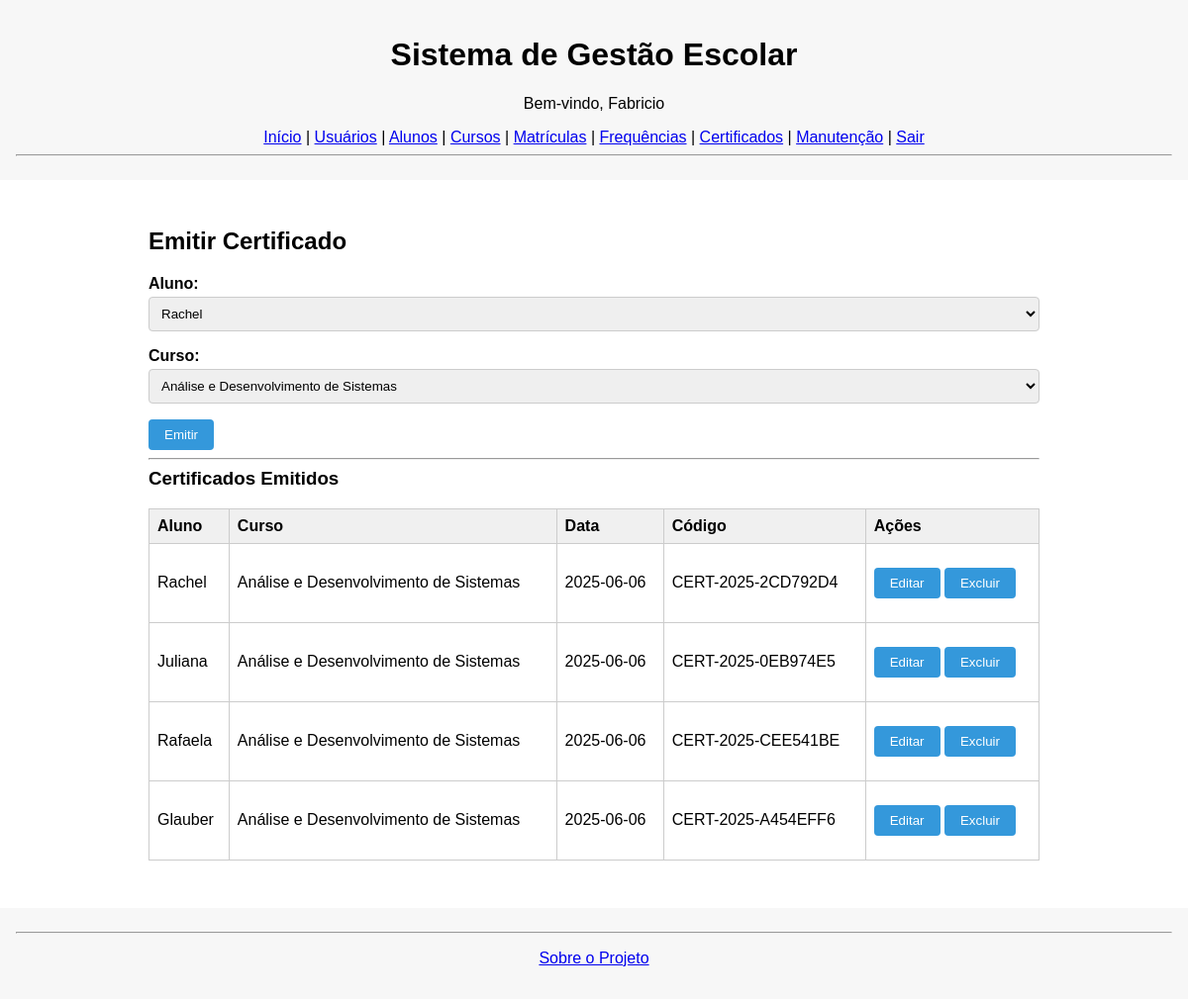
The app's page /certificados (signed in) with its own data.
### tables this page shows
CREATE TABLE usuarios (
            id INTEGER PRIMARY KEY AUTOINCREMENT,
            nome TEXT,
            email TEXT UNIQUE,
            senha TEXT,
            tipo TEXT CHECK(tipo IN ('Admin', 'Professor', 'Secretaria')),
            ativo INTEGER DEFAULT 1,
            created_at DATETIME DEFAULT CURRENT_TIMESTAMP
        );

CREATE TABLE certificados (
            id INTEGER PRIMARY KEY AUTOINCREMENT,
            aluno_id INTEGER,
            curso_id INTEGER,
            data_emissao DATE DEFAULT CURRENT_DATE,
            codigo_verificacao TEXT UNIQUE,
            FOREIGN KEY (aluno_id) REFERENCES alunos(id),
            FOREIGN KEY (curso_id) REFERENCES cursos(id)
        );

CREATE TABLE alunos (
            id INTEGER PRIMARY KEY AUTOINCREMENT,
            nome TEXT,
            cpf TEXT UNIQUE,
            email TEXT,
            telefone TEXT,
            data_nascimento DATE,
            created_at DATETIME DEFAULT CURRENT_TIMESTAMP
        );

CREATE TABLE cursos (
            id INTEGER PRIMARY KEY AUTOINCREMENT,
            nome TEXT,
            descricao TEXT,
            carga_horaria INTEGER,
            professor_id INTEGER,
            created_at DATETIME DEFAULT CURRENT_TIMESTAMP,
            FOREIGN KEY (professor_id) REFERENCES usuarios(id)
        );

### app.py (the view, shortened to what this page needs)
@app.route('/certificados', methods=['GET', 'POST'])
def certificados():
    if 'usuario' not in session:
        return redirect(url_for('login'))
    certificados = listar_certificados()
    alunos = listar_alunos()
    cursos = listar_cursos()
    return render_template('certificados.html', certificados=certificados, alunos=alunos, cursos=cursos)

### database.py (called while the page is built)
def conectar():
    con = sqlite3.connect('sge.db')
    con.row_factory = sqlite3.Row
    con.execute("PRAGMA foreign_keys = ON")
    return con

def listar_alunos():
    con = conectar()
    cur = con.cursor()
    cur.execute("SELECT * FROM alunos")
    alunos = cur.fetchall()
    con.close()
    return alunos

def listar_cursos():
    con = conectar()
    cur = con.cursor()
    cur.execute('''
        SELECT cursos.*, usuarios.nome AS professor_nome
        FROM cursos
        LEFT JOIN usuarios ON cursos.professor_id = usuarios.id
    ''')
    cursos = cur.fetchall()
    con.close()
    return cursos

def listar_certificados():
    con = conectar()
    cur = con.cursor()
    cur.execute('''
        SELECT cert.*, a.nome AS aluno_nome, c.nome AS curso_nome
        FROM certificados cert
        JOIN alunos a ON cert.aluno_id = a.id
        JOIN cursos c ON cert.curso_id = c.id
    ''')
    certificados = cur.fetchall()
    con.close()
    return certificados

### templates/certificados.html
{% extends "base.html" %}
{% block content %}
<div class="container">
    <h2>Emitir Certificado</h2>
    <form method="POST">
        <div class="form-group">
            <label>Aluno:</label>
            <select name="aluno_id" required>
                {% for a in alunos %}
                    <option value="{{ a.id }}">{{ a.nome }}</option>
                {% endfor %}
            </select>
        </div>
        <div class="form-group">
            <label>Curso:</label>
            <select name="curso_id" required>
                {% for c in cursos %}
                    <option value="{{ c.id }}">{{ c.nome }}</option>
                {% endfor %}
            </select>
        </div>
        <button type="submit">Emitir</button>
    </form>
    <hr>
    <h3>Certificados Emitidos</h3>
    <table>
        <thead>
            <tr>
                <th>Aluno</th>
                <th>Curso</th>
                <th>Data</th>
                <th>Código</th>
                <th>Ações</th>
            </tr>
        </thead>
        <tbody>
            {% for c in certificados %}
            <tr>
                <td>{{ c['aluno_nome'] }}</td>
                <td>{{ c['curso_nome'] }}</td>
                <td>{{ c['data_emissao'] }}</td>
                <td>{{ c['codigo_verificacao'] }}</td>
                <td>
                    <form action="{{ url_for('editar_certificado_view', id=c['id']) }}" method="get" style="display:inline;">
                        <button type="submit" class="btn">Editar</button>
                    </form>
                    <form action="{{ url_for('excluir_certificado_view', id=c['id']) }}" method="post" style="display:inline;">
                        <button type="submit" class="btn" onclick="return confirm('Deseja excluir este certificado?')">Excluir</button>
                    </form>
                </td>
            </tr>
            {% endfor %}
        </tbody>
    </table>
</div>
{% endblock %}

### templates/base.html (shortened to what this page needs)
<!DOCTYPE html>
<html lang="pt-br">
<head>
    <link rel="stylesheet" href="{{ url_for('static', filename='css/style.css') }}">
</head>
<body>
<header>
    <h1>Sistema de Gestão Escolar</h1>
    {% if session.get('usuario') %}
        <p>Bem-vindo, {{ session['usuario'] }}</p>
        <nav>
            <a href="{{ url_for('dashboard') }}">Início</a> |
            <a href="{{ url_for('usuarios') }}">Usuários</a> |
            <a href="{{ url_for('alunos') }}">Alunos</a> |
            <a href="{{ url_for('cursos') }}">Cursos</a> |
            <a href="{{ url_for('matriculas') }}">Matrículas</a> |
            <a href="{{ url_for('frequencias') }}">Frequências</a> |
            <a href="{{ url_for('certificados') }}">Certificados</a> |
            <a href="{{ url_for('manutencao') }}">Manutenção</a> |
            <a href="{{ url_for('logout') }}">Sair</a>
        </nav>
    {% else %}
        <nav>
            <a href="{{ url_for('login') }}">Login</a> |
        </nav>
    {% endif %}
    <hr>
</header>
    <main>
        {% block content %}{% endblock %}
    </main>
    <footer>
        <hr>
    <p><a href="{{ url_for('sobre') }}">Sobre o Projeto</a></p>
    </footer>
</body>
</html>

### static/css/style.css (style rules this page uses)
body { font-family: Arial, sans-serif; margin: 0; padding: 0; background-color: #ffffff; }
header, footer { text-align: center; padding: 1rem; background-color: #f7f7f7; }
.container { max-width: 900px; margin: 2rem auto; padding: 1rem; background: #fff; border-radius: 8px; }
h2, h3 { margin-top: 0; }
.form-group { margin-bottom: 1rem; }
label { display: block; margin-bottom: 0.25rem; font-weight: bold; }
input[type="text"], input[type="email"], input[type="password"], input[type="date"], input[type="number"], select, textarea { width: 100%; padding: 0.5rem; box-sizing: border-box; border: 1px solid #ccc; border-radius: 4px; }
button, input[type="submit"] { padding: 0.5rem 1rem; background-color: #3498db; color: #fff; border: none; border-radius: 4px; cursor: pointer; }
table { width: 100%; border-collapse: collapse; margin-top: 1rem; }
th, td { border: 1px solid #ccc; padding: 0.5rem; text-align: left; }
th { background-color: #f0f0f0; }
.btn { display: inline-block; margin: 1rem 0; padding: 0.5rem 1rem; background-color: #3498db; color: white; text-decoration: none; border-radius: 4px; }

### records on screen
usuarios: usuario "Fabricio"
certificados: aluno_nome "Rachel", curso_nome "Análise e Desenvolvimento de Sistemas", data_emissao "2025-06-06", codigo_verificacao "CERT-2025-2CD792D4"
certificados: aluno_nome "Juliana", curso_nome "Análise e Desenvolvimento de Sistemas", data_emissao "2025-06-06", codigo_verificacao "CERT-2025-0EB974E5"
certificados: aluno_nome "Rafaela", curso_nome "Análise e Desenvolvimento de Sistemas", data_emissao "2025-06-06", codigo_verificacao "CERT-2025-CEE541BE"
certificados: aluno_nome "Glauber", curso_nome "Análise e Desenvolvimento de Sistemas", data_emissao "2025-06-06", codigo_verificacao "CERT-2025-A454EFF6"

### other values on screen
form field aluno_id "Rachel"
form field curso_id "Análise e Desenvolvimento de Sistemas"
